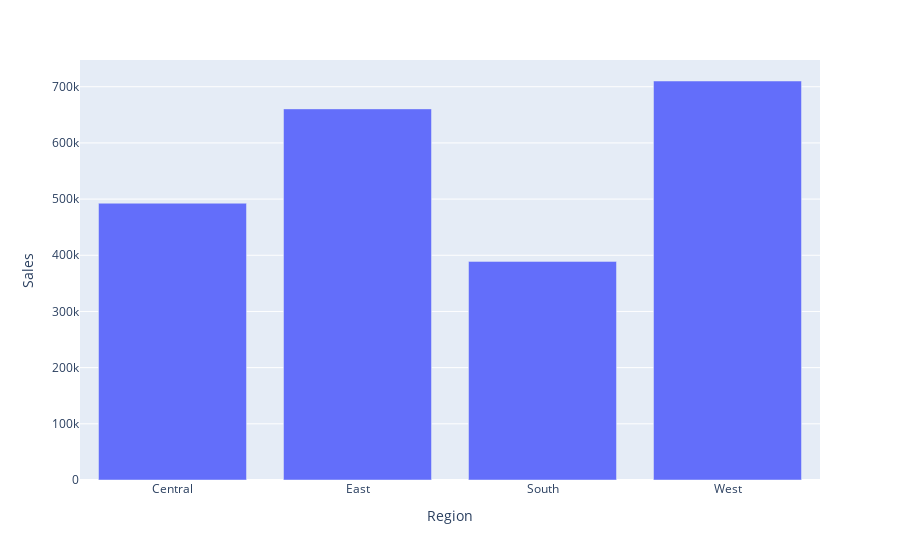

Notebook cell for this chart:
### Code cell
fig = px.bar(df.groupby('Region')['Sales'].sum().reset_index(), x='Region', y='Sales')
fig.show()

### Figure 1 — Plotly figure (JSON) as saved in the notebook; plotly's stock layout.template omitted (floating-point values rounded to 4 significant figures)
{"data": [{"hovertemplate": "Region=%{x}<br>Sales=%{y}<extra></extra>", "legendgroup": "", "marker": {"color": "#636efa", "pattern": {"shape": ""}}, "name": "", "orientation": "v", "showlegend": false, "textposition": "auto", "type": "bar", "x": ["Central", "East", "South", "West"], "xaxis": "x", "y": [492600.0, 660600.0, 389200.0, 710200.0], "yaxis": "y"}], "layout": {"barmode": "relative", "legend": {"tracegroupgap": 0}, "margin": {"t": 60}, "xaxis": {"anchor": "y", "domain": [0, 1], "title": {"text": "Region"}}, "yaxis": {"anchor": "x", "domain": [0, 1], "title": {"text": "Sales"}}}}
